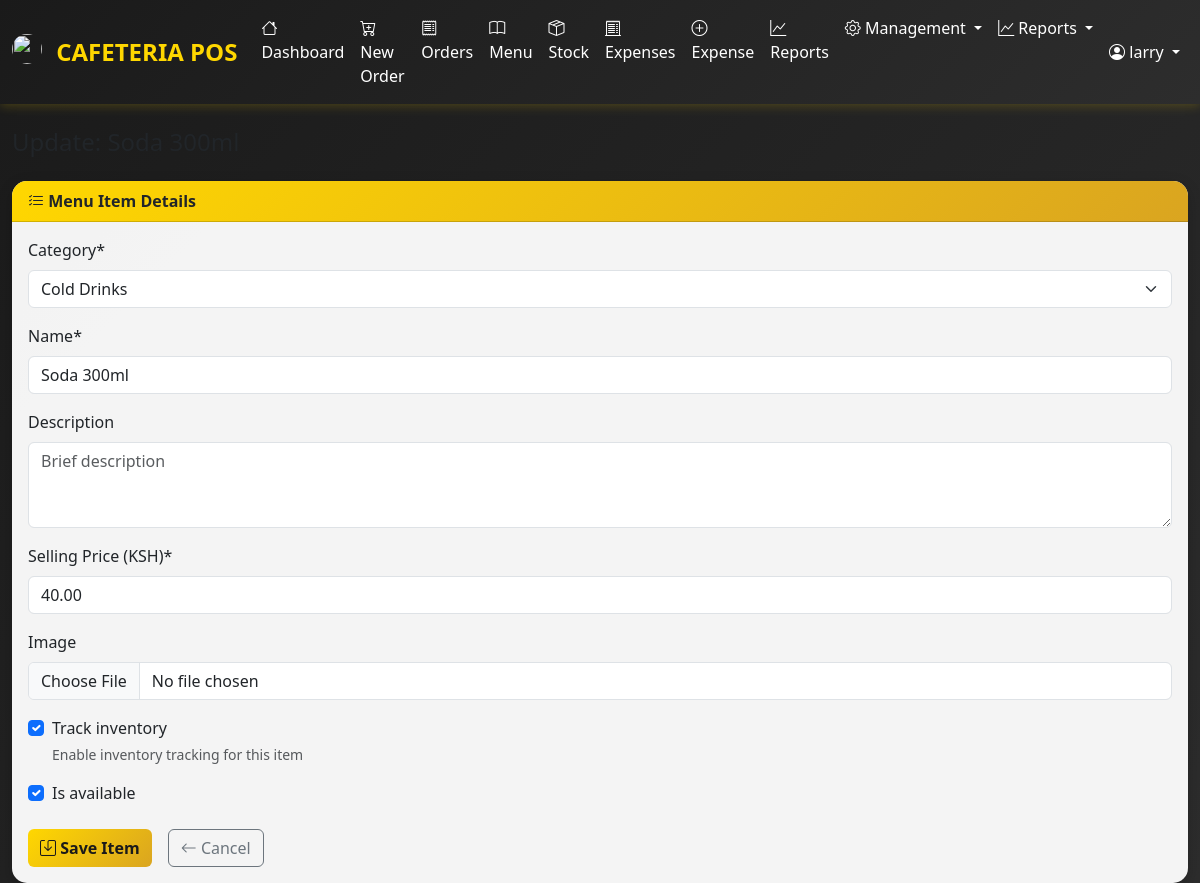
The page /menu/items/4/update/ (signed in) on the database its author committed.
### accounts/models.py (models this page shows, shortened)
class User(AbstractUser):
    ROLE_CHOICES = [
        ('SUPERADMIN', 'Super Admin'),
        ('WAITER', 'Waiter'),
        ('CASHIER', 'Cashier'),
    ]
    role = models.CharField(max_length=20, choices=ROLE_CHOICES, default='WAITER')
    phone_number = models.CharField(max_length=15, blank=True, null=True)
    is_active = models.BooleanField(default=True)
    created_at = models.DateTimeField(auto_now_add=True)
    updated_at = models.DateTimeField(auto_now=True)
    class Meta:
        ordering = ['-date_joined']
    @property
    def is_superadmin(self):
        return self.role == 'SUPERADMIN'
    def get_full_name(self):
        if self.first_name and self.last_name:
            return f"{self.first_name} {self.last_name}"
        return self.username

### menu/models.py (models this page shows, shortened)
class MenuItem(models.Model):
    category = models.ForeignKey(Category, on_delete=models.CASCADE, related_name='items')
    name = models.CharField(max_length=200)
    description = models.TextField(blank=True)
    selling_price = models.DecimalField(
        max_digits=10,
        decimal_places=2,
        default=0.00,
        verbose_name="Selling Price (KSH)"
    )
    image = models.ImageField(upload_to='menu_images/', blank=True, null=True)
    is_active = models.BooleanField(default=True)
    track_inventory = models.BooleanField(
        default=True,
        help_text="Enable inventory tracking for this item"
    )
    is_available = models.BooleanField(default=True)
    is_active = models.BooleanField(default=True)
    created_at = models.DateTimeField(auto_now_add=True)
    updated_at = models.DateTimeField(auto_now=True)
    class Meta:
        ordering = ['category', 'name']
        unique_together = ['category', 'name']

class Category(models.Model):
    name = models.CharField(max_length=100, unique=True)
    description = models.TextField(blank=True)
    is_active = models.BooleanField(default=True)
    order = models.IntegerField(default=0, help_text="Display order")
    created_at = models.DateTimeField(auto_now_add=True)
    class Meta:
        ordering = ['order', 'name']
        verbose_name_plural = 'Categories'
    def __str__(self):
        return self.name

### menu/views.py (the view)
# urls.py: path('items/<int:pk>/update/', views.menuitem_update, name='item_update'),
@login_required
@user_passes_test(can_manage_menu)  # only superadmin
def menuitem_update(request, pk):
    item = get_object_or_404(MenuItem, pk=pk)
    if request.method == 'POST':
        form = MenuItemForm(request.POST, request.FILES, instance=item)
        if form.is_valid():
            form.save()
            messages.success(request, f'Menu item "{item.name}" updated successfully!')
            return redirect('menu:menuitem_list')
    else:
        form = MenuItemForm(instance=item)
    return render(request, 'menu/menuitem_form.html', {
        'form': form,
        'title': f'Update: {item.name}'
    })

### menu/forms.py
class MenuItemForm(forms.ModelForm):
    class Meta:
        model = MenuItem
        fields = ['category', 'name', 'description', 'selling_price', 'image',
                  'track_inventory', 'is_available']
        widgets = {
            'category': forms.Select(attrs={'class': 'form-select'}),
            'name': forms.TextInput(attrs={'class': 'form-control', 'placeholder': 'e.g. Chapati'}),
            'description': forms.Textarea(attrs={'class': 'form-control', 'rows': 3, 'placeholder': 'Brief description'}),
            'selling_price': forms.NumberInput(attrs={'class': 'form-control', 'min': 0, 'step': '0.01'}),
            'image': forms.FileInput(attrs={'class': 'form-control'}),
            'track_inventory': forms.CheckboxInput(attrs={'class': 'form-check-input'}),
            'is_available': forms.CheckboxInput(attrs={'class': 'form-check-input', 'checked': 'checked'}),  # default checked
        }

### accounts/permissions.py (called while the page is built)
def is_superadmin(user):
    return user.is_authenticated and user.role == 'SUPERADMIN'

def can_manage_menu(user):
    return is_superadmin(user)

### templates/menu/menuitem_form.html (shortened to what this page needs)
{% extends 'base.html' %}
{% load crispy_forms_tags %}
{% block content %}
<div class="container-fluid">
    <h4 class="mb-4">{{ title }}</h4>
    <div class="card">
        <div class="card-header bg-warning text-dark">
            <i class="bi bi-list-check"></i> Menu Item Details
        </div>
        <div class="card-body">
            <form method="post" enctype="multipart/form-data">
                {{ form|crispy }}
                <div class="d-flex gap-3 mt-4">
                    <button type="submit" class="btn btn-primary">
                        <i class="bi bi-save"></i> Save Item
                    </button>
                    <a href="{% url 'menu:menuitem_list' %}" class="btn btn-outline-secondary">
                        <i class="bi bi-arrow-left"></i> Cancel
                    </a>
                </div>
            </form>
        </div>
    </div>
</div>
{% endblock %}

### templates/base.html (shortened to what this page needs)
{% load static %}
<!DOCTYPE html>
<html lang="en">
<head>
    <link href="https://cdn.jsdelivr.net/npm/bootstrap@5.3.2/dist/css/bootstrap.min.css" rel="stylesheet">
    <link rel="stylesheet" href="https://cdn.jsdelivr.net/npm/bootstrap-icons@1.11.1/font/bootstrap-icons.css">
</head>
<body>
    {% if user.is_authenticated %}
    <nav class="navbar navbar-expand-lg navbar-dark mb-4">
        <div class="container-fluid">
            <a class="navbar-brand" href="{% url 'dashboard:home' %}">
                <img src="{% static 'images/favicon.png' %}" width="30" height="30" class="d-inline-block align-top me-2 rounded-circle" alt="">
                CAFETERIA POS
            </a>
            <div class="collapse navbar-collapse" id="navbarNav">
                <ul class="navbar-nav me-auto">
                    <li class="nav-item">
                        <a class="nav-link" href="{% url 'dashboard:home' %}">
                            <i class="bi bi-house"></i> Dashboard
                        </a>
                    </li>
                    <li class="nav-item">
                        <a class="nav-link" href="{% url 'orders:create_order' %}">
                            <i class="bi bi-cart-plus"></i> New Order
                        </a>
                    </li>
                    <li class="nav-item position-relative">
                        <a class="nav-link" href="{% url 'orders:order_list' %}">
                            <i class="bi bi-receipt"></i> Orders
                        </a>
                    </li>
                    <li class="nav-item">
                        <a class="nav-link" href="{% url 'menu:menuitem_list' %}">
                            <i class="bi bi-book"></i> Menu
                        </a>
                    </li>
                    {% if user.role in 'SUPERADMIN WAITER CASHIER' %}
                    <li class="nav-item">
                        <a class="nav-link" href="{% url 'inventory:stock_list' %}">
                            <i class="bi bi-box-seam"></i> Stock
                        </a>
                    </li>
                    <li class="nav-item">
                        <a class="nav-link" href="{% url 'expenses:expense_list' %}">
                            <i class="bi bi-receipt-cutoff"></i> Expenses
                        </a>
                    </li>
                    {% endif %}
                    {% if perms.can_manage_expenses or user.role in 'SUPERADMIN CASHIER WAITER' %}
                    <li class="nav-item">
                        <a class="nav-link" href="{% url 'expenses:expense_add' %}">
                            <i class="bi bi-plus-circle"></i> Expense
                        </a>
                    </li>
                    {% endif %}
                    {% if user.role == 'SUPERADMIN' %}
                    <li class="nav-item">
                        <a class="nav-link" href="{% url 'reports:sales_report' %}">
                            <i class="bi bi-graph-up"></i> Reports
                        </a>
                    </li>
                    {% elif user.role in 'CASHIER WAITER' %}
                    <li class="nav-item">
                        <a class="nav-link" href="{% url 'reports:today_summary' %}">
                            <i class="bi bi-list-check"></i> Today's Summary
                        </a>
                    </li>
                    {% endif %}
                    {% if user.is_superadmin %}
                    <li class="nav-item dropdown">
                        <a class="nav-link dropdown-toggle" href="#" role="button" data-bs-toggle="dropdown">
                            <i class="bi bi-gear"></i> Management
                        </a>
                    </li>
                    <li class="nav-item dropdown">
                        <a class="nav-link dropdown-toggle" href="#" role="button" data-bs-toggle="dropdown">
                            <i class="bi bi-graph-up"></i> Reports
                        </a>
                    </li>
                    {% endif %}
                </ul>
                <ul class="navbar-nav">
                    <li class="nav-item dropdown">
                        <a class="nav-link dropdown-toggle" href="#" role="button" data-bs-toggle="dropdown">
                            <i class="bi bi-person-circle"></i> {{ user.get_full_name }}
                        </a>
                    </li>
                </ul>
            </div>
        </div>
    </nav>
    {% endif %}
    <main>
        {% block content %}{% endblock %}
    </main>
</body>
</html>

### templates/base.html (style rules this page uses)
:root { --gold: #FFD700; --gold-dark: #DAA520; --gold-light: #FFF8DC; --dark: #1a1a1a; --gray: #6c757d; }
body { font-family: 'Segoe UI', Tahoma, Geneva, Verdana, sans-serif; background: linear-gradient(135deg, #1a1a1a 0%, #2d2d2d 100%); min-height: 100vh; }
.navbar { background: linear-gradient(135deg, var(--dark) 0%, #2d2d2d 100%); box-shadow: 0 2px 10px rgba(255, 215, 0, 0.2); }
.navbar-brand { color: var(--gold) !important; font-weight: bold; font-size: 1.5rem; }
.nav-link { color: #fff !important; transition: all 0.3s; }
.card { background: rgba(255, 255, 255, 0.95); border: none; border-radius: 15px; box-shadow: 0 5px 15px rgba(0, 0, 0, 0.2); transition: all 0.3s; }
.card-header { background: linear-gradient(135deg, var(--gold) 0%, var(--gold-dark) 100%); color: var(--dark); font-weight: bold; border-radius: 15px 15px 0 0 !important; }
.btn-primary { background: linear-gradient(135deg, var(--gold) 0%, var(--gold-dark) 100%); border: none; color: var(--dark); font-weight: bold; transition: all 0.3s; }

### rows shown on the page
User: get_full_name "larry"
MenuItem: category "Cold Drinks", selling_price "40.00", track_inventory "☑", is_available "☑"
Category: name "Soda 300ml"
